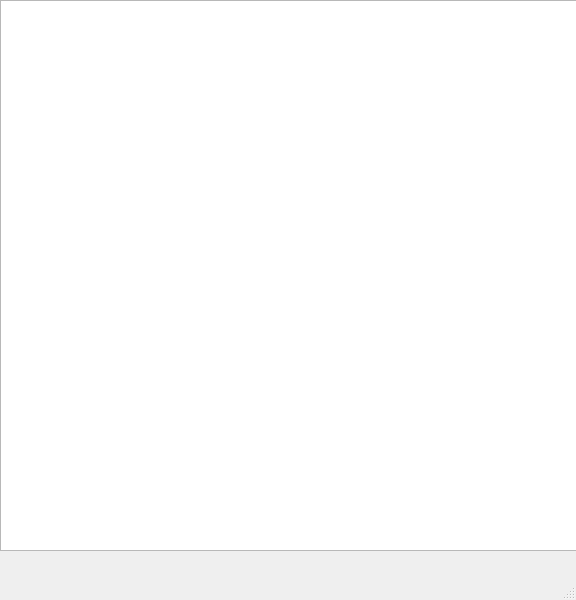
<?xml version="1.0" encoding="UTF-8"?>
<ui version="4.0">
 <class>MainWindow</class>
 <widget class="QMainWindow" name="MainWindow">
  <property name="geometry">
   <rect>
    <x>0</x>
    <y>0</y>
    <width>576</width>
    <height>600</height>
   </rect>
  </property>
  <property name="windowTitle">
   <string>MainWindow</string>
  </property>
  <widget class="QWidget" name="centralwidget">
   <widget class="QTableWidget" name="tableWidget">
    <property name="geometry">
     <rect>
      <x>0</x>
      <y>0</y>
      <width>581</width>
      <height>551</height>
     </rect>
    </property>
   </widget>
  </widget>
  <widget class="QMenuBar" name="menubar">
   <property name="geometry">
    <rect>
     <x>0</x>
     <y>0</y>
     <width>576</width>
     <height>26</height>
    </rect>
   </property>
  </widget>
  <widget class="QStatusBar" name="statusbar"/>
 </widget>
 <resources/>
 <connections/>
</ui>
